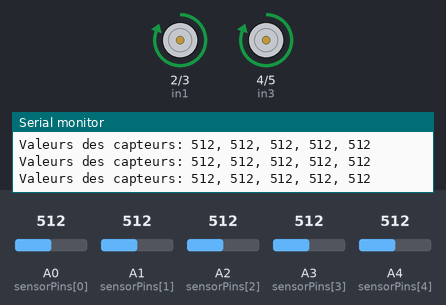
This sketch was run on a simulated Arduino Uno, built with avr-gcc and run on an emulated ATmega328P. Parts: motor-driver pin pairs drawn as motors (green arrow = first pin HIGH = forward, orange = second pin HIGH = backward, longer = more drive, scaled by the enable pin), the last lines printed to the serial monitor. The inputs (shaded band) are chosen by the test bench; at power-on: A2 (sensorPins[2]) = 512, A1 (sensorPins[1]) = 512, A3 (sensorPins[3]) = 512, A0 (sensorPins[0]) = 512, A4 (sensorPins[4]) = 512.

Above: at 1.2 s.
1.3 s: A2 (sensorPins[2]) set to 484
At 2.0 s:
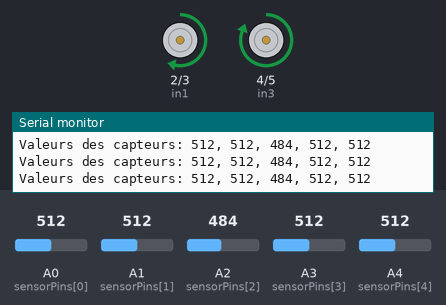
2.8 s: A1 (sensorPins[1]) set to 487
At 4.0 s:
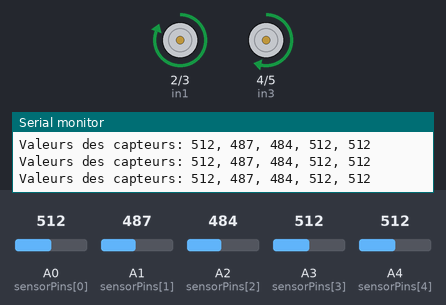
4.3 s: A3 (sensorPins[3]) set to 488
At 4.9 s:
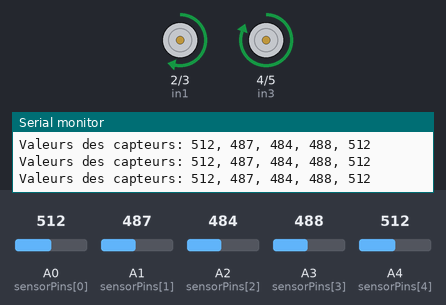
5.8 s: A0 (sensorPins[0]) set to 490
At 6.9 s:
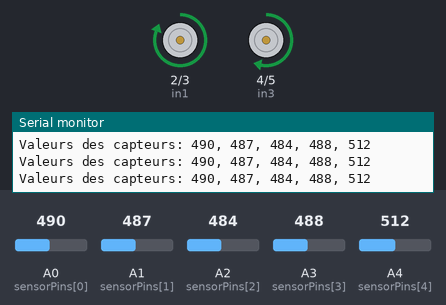
7.3 s: A4 (sensorPins[4]) set to 30
At 7.7 s:
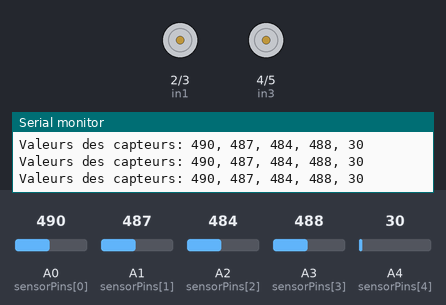
8.8 s: A1 (sensorPins[1]) set to 510
At 9.6 s:
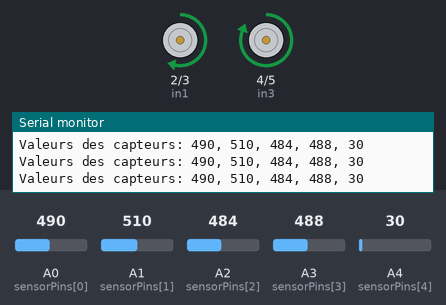
Timing chart, 0 to 11.3 s (numbered marks = the images above; inputs shaded):
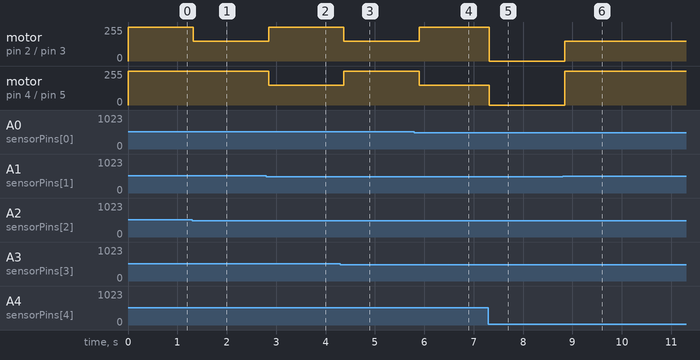

Measured:
- the behaviour switches between 501 and 500 on A2 (sensorPins[2]) (found by bisection; images 0 and 1)
- the behaviour switches between 501 and 500 on A1 (sensorPins[1]) (found by bisection; images 1 and 2)
- the behaviour switches between 501 and 500 on A3 (sensorPins[3]) (found by bisection; images 2 and 3)
- after the input at 1.3 s, motor on pin 2 (in1) / pin 3 (in2): forward 255/255 → forward 150/255 at once
- after the input at 2.8 s, motor on pin 2 (in1) / pin 3 (in2): forward 150/255 → forward 255/255 after 0.05 s; motor on pin 4 (in3) / pin 5 (in4): forward 255/255 → forward 150/255 after 0.05 s
- after the input at 4.3 s, motor on pin 2 (in1) / pin 3 (in2): forward 255/255 → forward 150/255 after 0.07 s; motor on pin 4 (in3) / pin 5 (in4): forward 150/255 → forward 255/255 after 0.07 s
- after the input at 5.8 s, motor on pin 2 (in1) / pin 3 (in2): forward 150/255 → forward 255/255 after 0.10 s; motor on pin 4 (in3) / pin 5 (in4): forward 255/255 → forward 150/255 after 0.10 s
- after the input at 7.3 s, motor on pin 2 (in1) / pin 3 (in2): forward 255/255 → stopped at once; motor on pin 4 (in3) / pin 5 (in4): forward 150/255 → stopped at once
- after the input at 8.8 s, motor on pin 2 (in1) / pin 3 (in2): stopped → forward 150/255 at once; motor on pin 4 (in3) / pin 5 (in4): stopped → forward 255/255 at once

The sketch:

line_follower_robot.ino
```cpp
// Définir les broches des capteurs
const int sensorPins[5] = {A0, A1, A2, A3, A4};

// Définir les broches des moteurs
const int enA = 9;
const int in1 = 2;
const int in2 = 3;
const int enB = 10;
const int in3 = 4;
const int in4 = 5;

// Seuil de détection pour les capteurs
const int threshold = 500;

void setup() {
  // Initialiser la communication série pour le débogage
  Serial.begin(9600);

  // Initialiser les broches des moteurs comme sorties
  pinMode(enA, OUTPUT);
  pinMode(in1, OUTPUT);
  pinMode(in2, OUTPUT);
  pinMode(enB, OUTPUT);
  pinMode(in3, OUTPUT);
  pinMode(in4, OUTPUT);
}

void loop() {
  // Lire les valeurs des cinq capteurs
  int sensorValues[5];
  for (int i = 0; i < 5; i++) {
    sensorValues[i] = analogRead(sensorPins[i]);
  }

  // Afficher les valeurs lues dans le moniteur série
  Serial.print("Valeurs des capteurs: ");
  for (int i = 0; i < 5; i++) {
    Serial.print(sensorValues[i]);
    if (i < 4) {
      Serial.print(", ");
    }
  }
  Serial.println();

  // Logique de suivi de ligne
  if (sensorValues[2] > threshold) {
    // Avancer
    forward();
  } else if (sensorValues[1] > threshold) {
    // Tourner légèrement à gauche
    turnLeftSlightly();
  } else if (sensorValues[3] > threshold) {
    // Tourner légèrement à droite
    turnRightSlightly();
  } else if (sensorValues[0] > threshold) {
    // Tourner fortement à gauche
    turnLeft();
  } else if (sensorValues[4] > threshold) {
    // Tourner fortement à droite
    turnRight();
  } else {
    // Arrêter
    stop();
  }

  // Attendre 100 ms avant la prochaine lecture
  delay(100);
}

// Fonctions pour contrôler les moteurs
void forward() {
  digitalWrite(in1, HIGH);
  digitalWrite(in2, LOW);
  analogWrite(enA, 255);
  digitalWrite(in3, HIGH);
  digitalWrite(in4, LOW);
  analogWrite(enB, 255);
}

void turnLeftSlightly() {
  digitalWrite(in1, HIGH);
  digitalWrite(in2, LOW);
  analogWrite(enA, 150);
  digitalWrite(in3, HIGH);
  digitalWrite(in4, LOW);
  analogWrite(enB, 255);
}

void turnRightSlightly() {
  digitalWrite(in1, HIGH);
  digitalWrite(in2, LOW);
  analogWrite(enA, 255);
  digitalWrite(in3, HIGH);
  digitalWrite(in4, LOW);
  analogWrite(enB, 150);
}

void turnLeft() {
  digitalWrite(in1, HIGH);
  digitalWrite(in2, LOW);
  analogWrite(enA, 100);
  digitalWrite(in3, HIGH);
  digitalWrite(in4, LOW);
  analogWrite(enB, 255);
}

void turnRight() {
  digitalWrite(in1, HIGH);
  digitalWrite(in2, LOW);
  analogWrite(enA, 255);
  digitalWrite(in3, HIGH);
  digitalWrite(in4, LOW);
  analogWrite(enB, 100);
}

void stop() {
  digitalWrite(in1, LOW);
  digitalWrite(in2, LOW);
  analogWrite(enA, 0);
  digitalWrite(in3, LOW);
  digitalWrite(in4, LOW);
  analogWrite(enB, 0);
}
```
